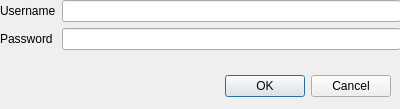
<?xml version="1.0" encoding="UTF-8"?>
<ui version="4.0">
 <class>Dialog</class>
 <widget class="QDialog" name="Dialog">
  <property name="geometry">
   <rect>
    <x>0</x>
    <y>0</y>
    <width>400</width>
    <height>109</height>
   </rect>
  </property>
  <property name="windowTitle">
   <string>Dialog</string>
  </property>
  <widget class="QDialogButtonBox" name="buttonBox">
   <property name="geometry">
    <rect>
     <x>50</x>
     <y>70</y>
     <width>341</width>
     <height>32</height>
    </rect>
   </property>
   <property name="orientation">
    <enum>Qt::Horizontal</enum>
   </property>
   <property name="standardButtons">
    <set>QDialogButtonBox::Cancel|QDialogButtonBox::Ok</set>
   </property>
  </widget>
  <widget class="QWidget" name="formLayoutWidget">
   <property name="geometry">
    <rect>
     <x>0</x>
     <y>0</y>
     <width>401</width>
     <height>61</height>
    </rect>
   </property>
   <layout class="QFormLayout" name="formLayout">
    <item row="0" column="0">
     <widget class="QLabel" name="username_label">
      <property name="text">
       <string>Username</string>
      </property>
     </widget>
    </item>
    <item row="1" column="0">
     <widget class="QLabel" name="password_label">
      <property name="text">
       <string>Password</string>
      </property>
     </widget>
    </item>
    <item row="0" column="1">
     <widget class="QLineEdit" name="lineEdit"/>
    </item>
    <item row="1" column="1">
     <widget class="QLineEdit" name="lineEdit_2"/>
    </item>
   </layout>
  </widget>
 </widget>
 <resources/>
 <connections>
  <connection>
   <sender>buttonBox</sender>
   <signal>accepted()</signal>
   <receiver>Dialog</receiver>
   <slot>accept()</slot>
   <hints>
    <hint type="sourcelabel">
     <x>248</x>
     <y>254</y>
    </hint>
    <hint type="destinationlabel">
     <x>157</x>
     <y>274</y>
    </hint>
   </hints>
  </connection>
  <connection>
   <sender>buttonBox</sender>
   <signal>rejected()</signal>
   <receiver>Dialog</receiver>
   <slot>reject()</slot>
   <hints>
    <hint type="sourcelabel">
     <x>316</x>
     <y>260</y>
    </hint>
    <hint type="destinationlabel">
     <x>286</x>
     <y>274</y>
    </hint>
   </hints>
  </connection>
 </connections>
</ui>
